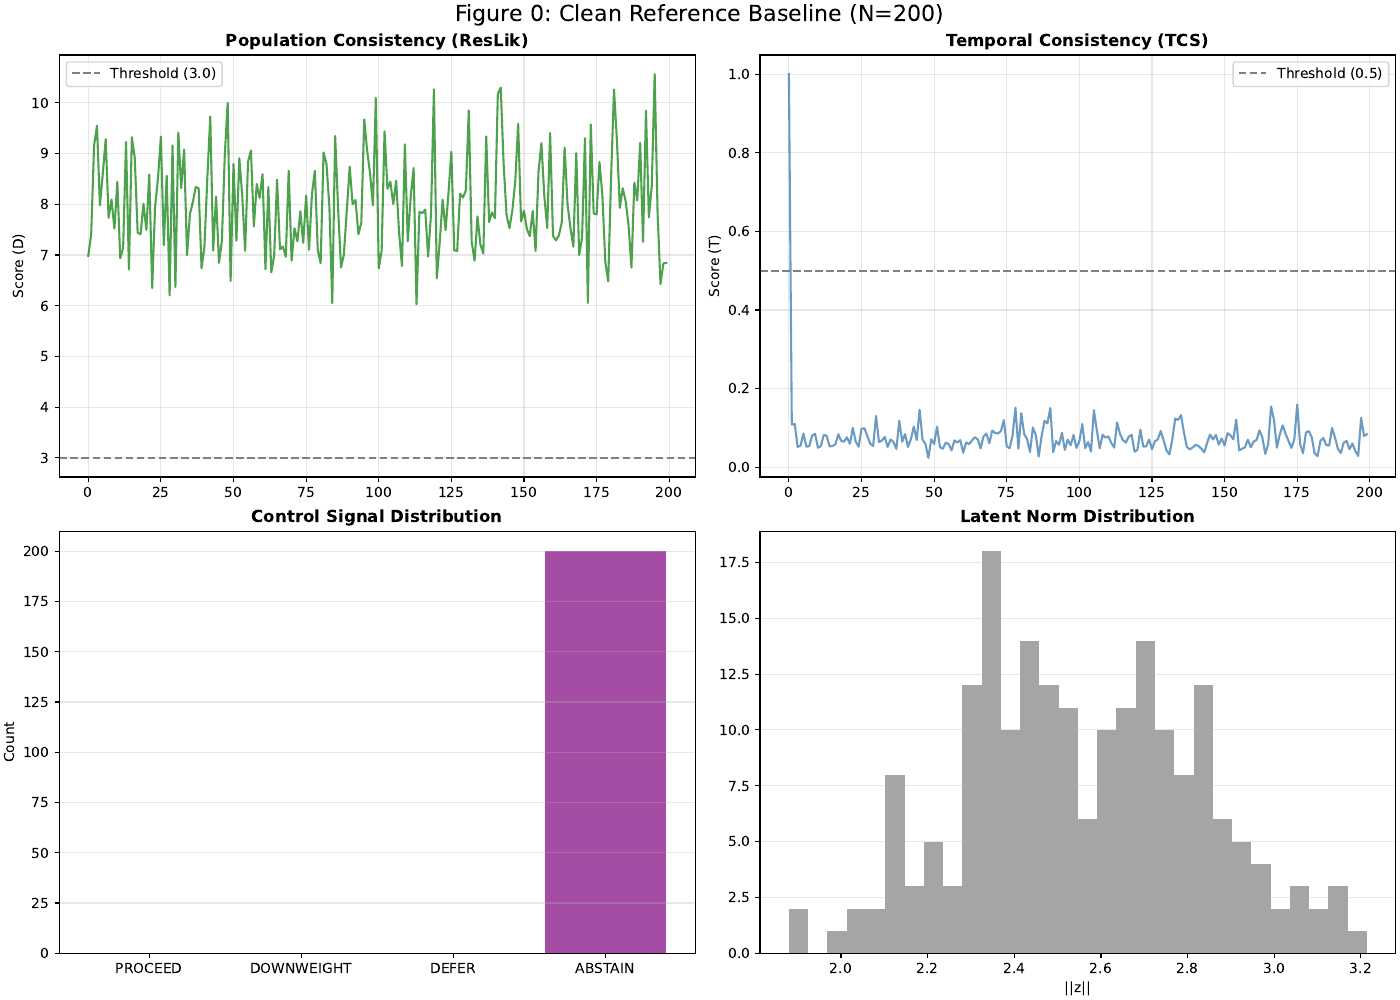

The Python source for this figure:
"""
Figure 0: Clean Reference Baseline (Phase 7-B).

Captures normal RLCS behavior on clean, unperturbed ResNet-50 embeddings.
"""

import numpy as np
import matplotlib.pyplot as plt
import sys
import os

# Add project root to path
sys.path.append(os.getcwd())

from resed.system.resed_block import ResEdBlock
from resed.rlcs.types import RlcsSignal

def generate_figure0():
    # Paths
    embedding_path = "experiments/benchmarks/cifar10_resnet50_embeddings.npy"
    if not os.path.exists(embedding_path):
        print(f"Error: Embeddings not found at {embedding_path}")
        return

    # Load Embeddings (X)
    X_clean = np.load(embedding_path)
    # Use subset for visualization clarity if needed, or full batch
    # Phase 7-A saved 2000. Let's visualize first 200 for clarity in plots.
    X_vis = X_clean[:200]
    
    # System Setup
    d_in = X_clean.shape[1] # 2048
    d_z = 64
    d_out = 10 # Dummy output dim
    block = ResEdBlock(d_in, d_z, d_out)
    
    # Initialize weights (Simulate trained model)
    rng = np.random.default_rng(42)
    block.encoder.set_weights(
        rng.uniform(-0.1, 0.1, (d_in, d_z)), 
        np.zeros(d_z)
    )
    # Set reference stats for RLCS based on this clean batch?
    # Phase 6 contract says "Pipelines where reference statistics are stable and estimable".
    # We should estimate mu/sigma from a "train" split, but here we only have validation.
    # For baseline visualization, we can use the batch stats as reference (self-referenced) 
    # to show "ideal" behavior, or use a subset.
    # Let's use the first 100 as "reference" and the next 100 as "test" (visualized).
    # Wait, X_vis is 200.
    
    # Encode all
    z, s = block.encoder.encode(X_vis)
    
    # Calculate Reference Stats (mu, sigma) from the batch itself to simulate "In-Distribution"
    # In a real scenario, these come from training data.
    ref_mu = np.mean(z, axis=0)
    ref_std = np.std(z, axis=0)
    # Handle zero std if any
    ref_std[ref_std < 1e-6] = 1.0 
    # We pass scalar sigma to RLCS sensors? 
    # resed/rlcs/sensors.py: population_consistency(z, mu, sigma). 
    # If mu is vector, sigma can be scalar or vector? 
    # "sigma: Reference standard deviation (scalar)". 
    # Phase 2 implementation uses scalar sigma in signature but can broadcast if numpy handles it.
    # Let's check `resed/utils/stats.py` or `sensors.py`.
    # `dist / (sigma + epsilon)`. If sigma is vector, it works elementwise?
    # But `dist` is norm (scalar per sample).
    # So `sigma` should be scalar (global std) or we need Mahalanobis?
    # Phase 2 `population_consistency`: "D_i = ||z_i - mu||_2 / (sigma + epsilon)".
    # This implies isotropic sigma (scalar).
    # So we compute scalar std (mean of stds or std of norms?).
    # Usually average std across dims.
    scalar_sigma = np.mean(ref_std)
    
    # Run Governance
    signals, diag = block.governance.diagnose(z, s, mu=ref_mu, sigma=scalar_sigma)
    
    # Metrics
    d_scores = diag['population_consistency']
    t_scores = diag['temporal_consistency']
    
    # Signals
    signal_map = {RlcsSignal.PROCEED: 0, RlcsSignal.DOWNWEIGHT: 1, RlcsSignal.DEFER: 2, RlcsSignal.ABSTAIN: 3}
    signal_codes = [signal_map[s] for s in signals]
    
    # Plotting
    fig, axs = plt.subplots(2, 2, figsize=(14, 10), constrained_layout=True)
    
    # Panel 1: Population Consistency (D)
    axs[0, 0].plot(d_scores, color='forestgreen', lw=1.5, alpha=0.8)
    axs[0, 0].axhline(3.0, color='gray', linestyle='--', label='Threshold (3.0)')
    axs[0, 0].set_title("Population Consistency (ResLik)", fontweight='bold')
    axs[0, 0].set_ylabel("Score (D)")
    axs[0, 0].legend()
    axs[0, 0].grid(alpha=0.3)
    
    # Panel 2: Temporal Consistency (T)
    # Note: These are independent images, so temporal consistency is artificial here.
    # But we visualize it as "batch stability".
    axs[0, 1].plot(t_scores, color='steelblue', lw=1.5, alpha=0.8)
    axs[0, 1].axhline(0.5, color='gray', linestyle='--', label='Threshold (0.5)')
    axs[0, 1].set_title("Temporal Consistency (TCS)", fontweight='bold')
    axs[0, 1].set_ylabel("Score (T)")
    axs[0, 1].legend()
    axs[0, 1].grid(alpha=0.3)
    
    # Panel 3: Signal Distribution
    axs[1, 0].hist(signal_codes, bins=[-0.5, 0.5, 1.5, 2.5, 3.5], color='purple', alpha=0.7, rwidth=0.8)
    axs[1, 0].set_xticks([0, 1, 2, 3])
    axs[1, 0].set_xticklabels(['PROCEED', 'DOWNWEIGHT', 'DEFER', 'ABSTAIN'])
    axs[1, 0].set_title("Control Signal Distribution", fontweight='bold')
    axs[1, 0].set_ylabel("Count")
    axs[1, 0].grid(axis='y', alpha=0.3)
    
    # Panel 4: Latent Norm Distribution
    latent_norms = np.linalg.norm(z, axis=1)
    axs[1, 1].hist(latent_norms, bins=30, color='gray', alpha=0.7)
    axs[1, 1].set_title("Latent Norm Distribution", fontweight='bold')
    axs[1, 1].set_xlabel("||z||")
    axs[1, 1].grid(axis='y', alpha=0.3)
    
    fig.suptitle(f"Figure 0: Clean Reference Baseline (N={len(X_vis)})", fontsize=16)
    
    output_path = "docs/figures/figure0_clean_reference.pdf"
    plt.savefig(output_path)
    print(f"Figure 0 saved to {output_path}")

if __name__ == "__main__":
    generate_figure0()
